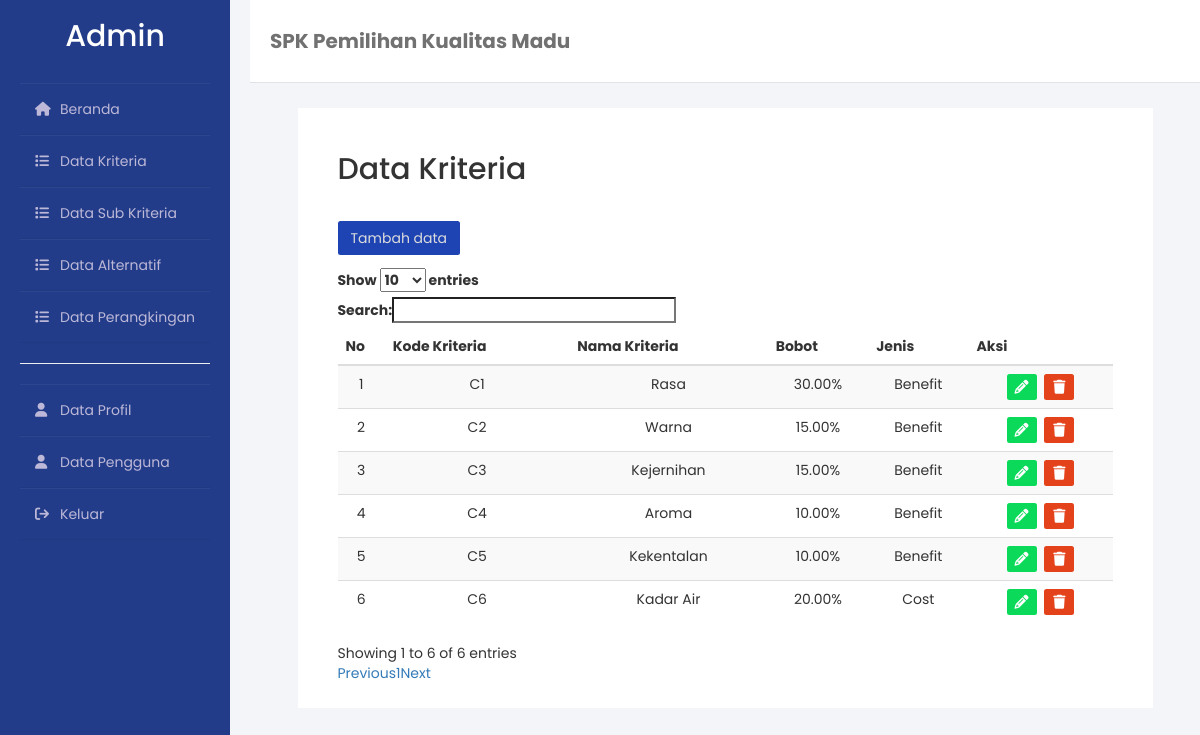
/dataKriteria/index.php (signed in), run on the app's committed database.
### tables this page shows
CREATE TABLE `kriteria` (
  `id` int(11) NOT NULL,
  `kode` varchar(255) NOT NULL,
  `nama` varchar(255) NOT NULL,
  `bobot` float(11,2) NOT NULL,
  `jenis` enum('benefit','cost') NOT NULL
);

### dataKriteria/index.php (the view, shortened to what this page needs)
<!DOCTYPE html>
<html lang="en">
<?php
include('../components/koneksi.php');
?>
<head>
    <?php include('../components/head.php') ?>
</head>
<body>
    <div class="wrapper">
        <?php include('../components/sidebar.php') ?>
        <div class="main_content">
            <div class="header">
                <h4>SPK Pemilihan Kualitas Madu</h4>
            </div>
            <div class="box">
                <div class="container-table">
                    <div class="judul">
                        <h2>Data Kriteria</h2>
                    </div>
                    <div class="container-tombol">
                        <a class="tombol-tambah btn" href="tambah.php" role="button">Tambah data</a>
                    </div>
                    <table class="table table-striped table-hover" id="dataTables">
                        <thead>
                            <tr>
                                <th>No</th>
                                <th>Kode Kriteria</th>
                                <th>Nama Kriteria</th>
                                <th>Bobot</th>
                                <th>Jenis</th>
                                <th>Aksi</th>
                            </tr>
                        </thead>
                        <tbody>
                            <?php
                            $query = mysqli_query($koneksi, "SELECT * FROM kriteria ORDER BY kode") or die(mysqli_error($koneksi));
                            $no = 1;
                            while ($row = mysqli_fetch_array($query)) {
                            ?>
                                <tr>
                                    <td class="text-center"><?php echo $no++; ?></td>
                                    <td class="text-center"><?php echo $row['kode']; ?></td>
                                    <td class="text-center"><?php echo $row['nama']; ?></td>
                                    <td class="text-center"><?php echo $row['bobot']; ?>%</td>
                                    <td class="text-center"><?php echo ucfirst($row['jenis']); ?></td>
                                    <td class="text-center">
                                        <div class="text-center">
                                            <a class="btn tombol-edit" href="edit.php?id=<?= $row['id'] ?>"><i class="fas fa-pencil"></i></a>
                                            <a class="btn tombol-hapus" href="hapus.php?id=<?= $row['id'] ?>"><i class="fas fa-trash"></i></a>
                                        </div>
                                    </td>
                                </tr>
                            <?php } ?>
                        </tbody>
                    </table>
                </div>
            </div>
        </div>
    </div>
</body>
<link href="https://cdn.datatables.net/1.12.1/css/dataTables.bootstrap.min.css" rel="stylesheet">
</html>

### components/head.php (shortened to what this page needs)
<link rel="stylesheet" href="https://cdnjs.cloudflare.com/ajax/libs/twitter-bootstrap/3.3.7/css/bootstrap.min.css">
<link rel="stylesheet" href="https://cdnjs.cloudflare.com/ajax/libs/font-awesome/6.2.0/css/all.min.css">
<link rel="stylesheet" href="../css/style.css">

### components/sidebar.php (shortened to what this page needs)
<div class="sidebar">
  <h2 style="text-transform: capitalize;"><?= $_SESSION['role'] ?></h2>
  <ul style="padding-left: 0px;">
    <li><a href="../pages/beranda.php"><i class="fas fa-home"></i>Beranda</a></li>
    <?php if ($_SESSION['role'] == "admin") { ?>
      <li><a href="../dataKriteria/index.php"><i class="fas fa-list"></i>Data Kriteria</a></li>
      <li><a href="../dataSubKriteria/index.php"><i class="fas fa-list"></i>Data Sub Kriteria</a></li>
    <?php } ?>
    <li><a href="../dataAlternatif/index.php"><i class="fas fa-list"></i>Data Alternatif</a></li>
    <li><a href="../pages/rangking.php"><i class="fas fa-list"></i>Data Perangkingan</a></li>
    <hr>
    <li><a href="../pages/profile.php"><i class="fas fa-user"></i>Data Profil</a></li>
    <?php if ($_SESSION['role'] == "admin") { ?>
      <li><a href="../dataPengguna/index.php"><i class="fas fa-user"></i>Data Pengguna</a></li>
    <?php } ?>
    <li><a href="../pages/logout.php"><i class="fas fa-sign-out"></i>Keluar</a></li>
  </ul>
</div>

### css/style.css (style rules this page uses)
body { background-color: #f3f5f9; font-family: 'Poppins', sans-serif; }
.wrapper { display: flex; height: 100vh; width: 100%; }
.wrapper .sidebar { position: fixed; background: rgb(34, 60, 138); padding: 0 20px; height: 100vh; }
.wrapper .sidebar h2 { color: #fff; text-align: center; margin-bottom: 30px; }
.wrapper .sidebar ul { list-style-type: none; }
.wrapper .sidebar ul li { padding: 15px; border-bottom: 1px solid #bdb8d7; border-bottom: 1px solid rgba(0, 0, 0, 0.05); border-top: 1px solid rgba(255, 255, 255, 0.05); }
.wrapper .sidebar ul li a { color: #bdb8d7; display: block; }
.wrapper .sidebar ul li a .fas { width: 25px; }
.wrapper .main_content { width: 100%; padding-left: 250px; }
.wrapper .main_content .header { padding: 20px; background: #fff; color: #717171; border-bottom: 1px solid #e0e4e8; }
.header { display: flex; flex-direction: row; align-items: center; }
.header h4 { font-weight: bold; font-size: 20px; }
.box { margin-top: 25px; display: flex; flex-direction: column; justify-content: center; align-items: center; width: 100%; min-height: 75vh; }
.container-table { background: white; padding: 25px 40px; width: 90%; }
.container-table .judul { margin-bottom: 40px; }
.container-table .container-tombol { padding-bottom: 20px; width: 100%; }
.tombol-edit { background-color: #0BD95A; }
.tombol-hapus { background-color: #e4421a; }
.tombol-edit, .tombol-hapus { margin: 0px 2px; padding: 2px; border-radius: 2.5px; display: inline-block; text-align: center; margin-top: 0; width: 30px; color: white; }
.tombol-tambah { width: 100%; border-radius: 2.5px; text-align: center; text-decoration: none !important; display: inline; background-color: rgb(30, 68, 180); color: rgb(220, 220, 220); }

### data on the page
kriteria: kode "C1", nama "Rasa", bobot "30.00", jenis "Benefit"
kriteria: kode "C2", nama "Warna", bobot "15.00", jenis "Benefit"
kriteria: kode "C3", nama "Kejernihan", bobot "15.00", jenis "Benefit"
kriteria: kode "C4", nama "Aroma", bobot "10.00", jenis "Benefit"
kriteria: kode "C5", nama "Kekentalan", bobot "10.00", jenis "Benefit"
kriteria: kode "C6", nama "Kadar Air", bobot "20.00", jenis "Cost"

### other printed values
$_SESSION['role'] "Admin"
